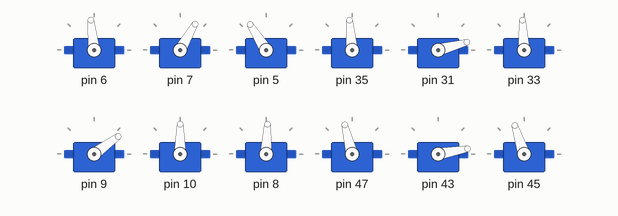
The sketch below on a simulated Arduino Uno, built with avr-gcc and run on an emulated ATmega328P. Shown: 12 × servo. What the sketch prints to the serial monitor is not drawn.

Above: at 0.05 s.
At 0.15 s:
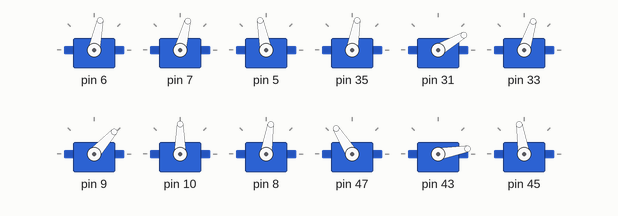
At 0.25 s:
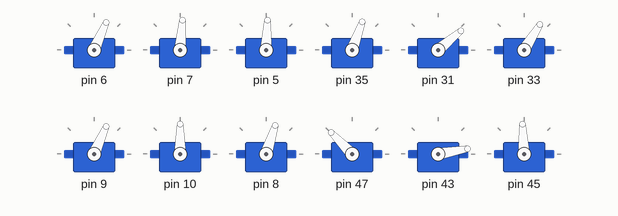
At 0.45 s:
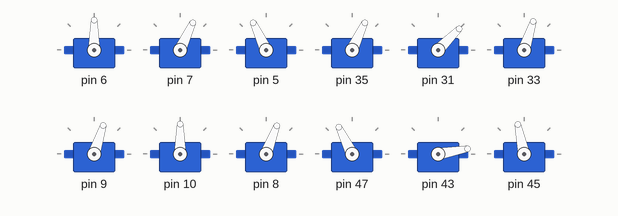
At 0.65 s:
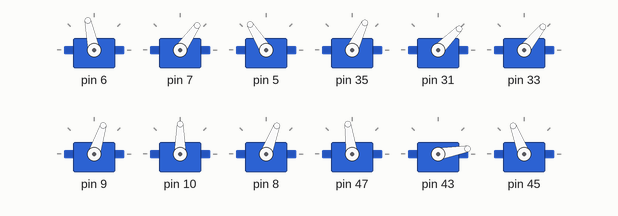
At 0.85 s:
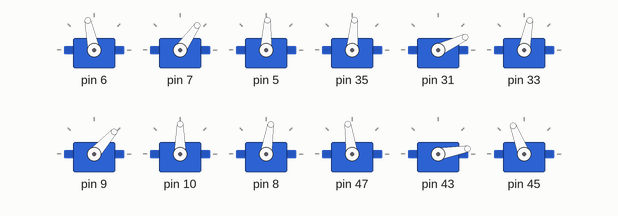
Timing chart, 0 to 3.0 s (numbered marks = the images above):
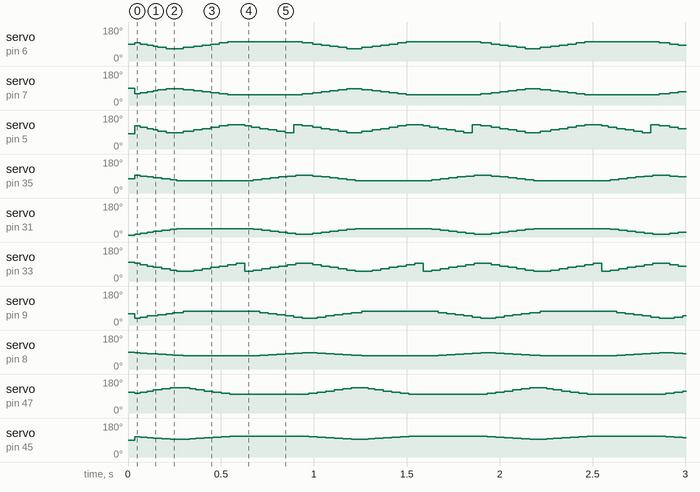

The sketch:

walk.ino
```cpp
#include <Servo.h>

//#include <Leg.h>

using namespace std;

class Leg {


//  unsigned long lastTorso, lastThigh, lastKnee;
public:

  Servo hip;
  Servo thigh;
  Servo knee;

  void setMuscles (int, int, int);
  void setPosition(int pos);


  // Given a float between 0.0 and 1.0
  // and a motor id,
  //   1 => hip
  //   2 => thigh
  //   3 => knee
  // return a degree count for that specific motor.
  int motorFloatToDeg(float pos, int motorID);

  // pos: 0.0-1.0
  float pos;
  // dir: 0 (forward) or 1 (reverse)
  int dir;

  void advance();

  // 1: fl
  // 2: fr
  // 3: br
  // 4: bl
  int id;

  void back();
  void up();
  void down();

  void read();

  void setHip(float);
  void setThigh(float);
  void setKnee(float);
  void setAll(float);

  bool isOnLeftSide();
  bool isInFront();


};

  /*
void Leg::up(){
  // Serial.println(knee.read());
  int static counter;
  int static pos[6] =  {
    20, 40,    30, 60,    40, 50,    80, 120  };
    posMax = sizeof(pos) / 2;

  if (millis() - lastKnee > 60){
    ++counter;
    if (counter == 6) counter = 0;

    knee.write(pos[counter]);
    delay(100);
    thigh.write(100);

    lastKnee  = millis();
  }
}
  */


int posOfRange(float pos, float min, float max) {
  // Helper method
  // Example:
  // posOfRange(0.2, 100, 200);
  // => 120
  float diff = max - min;
  return min + (pos * diff) + 0.5;
}

int posOfRangeReverse(float pos, float max, float min) {
  float diff = max - min;
  return max - (pos * diff) + 0.5;
}

int Leg::motorFloatToDeg(float pos, int motorID){
  float deg;

  switch (motorID) {
    case 1:
      // Hip
      switch (id) {
        case 1:
          // FL
          // middle = 90
          deg = posOfRange(pos, 60., 120.);
          break;

        case 2:
          // FR
          // middle = 70
          deg = posOfRangeReverse(pos, 100., 50.);
          break;

        case 3:
          // BR
          // middle = 70
          deg = posOfRangeReverse(pos, 140., 80.);
          break;

        case 4:
          // BL
          deg = posOfRange(pos, 30., 90.);
          break;
      }

      break;
    case 2:
      // Thigh
      // 0.0 = Straight down
      // 1.0 = Up
      switch (id) {
        case 1:
          // FL
          // middle = 120
          deg = posOfRangeReverse(pos, 90., 40.);
          break;

        case 2:
          // FR
          // middle = 70
          deg = posOfRange(pos, 10., 60.);
          break;

        case 3:
          // BR
          // middle = 70
          //deg = posOfRange(pos, 10., 90.);
          deg = 10;
          break;

        case 4:
          // BL
          // middle = 120
          //deg = posOfRangeReverse(pos, 10., 90.);
          deg = 90;
          break;
      }


      break;
    case 3:
      // Knee
      // 0.0 = Straight down (80)
      // 1.0 = Bent back towards inside of knee (140)

      switch (id) {
        case 1:
          // FL
          deg = posOfRange(pos, 80., 150.);
          break;

        case 2:
          // FR
          deg = posOfRangeReverse(pos, 100., 30.);
          break;

        case 3:
          // BR
          deg = posOfRange(pos, 90., 120.);
          break;

        case 4:
          // BL
          deg = posOfRangeReverse(pos, 90., 60.);
          break;
      }
  }
  return (int) (deg + 0.5);
}

bool Leg::isOnLeftSide(){
  return (id == 1 || id == 4);
}

bool Leg::isInFront(){
  return (id == 1 || id == 2);
}

void Leg::setHip(float pos){
  hip.write(motorFloatToDeg(pos, 1));
}

void Leg::setThigh(float pos){
  thigh.write(motorFloatToDeg(pos, 2));
}

void Leg::setKnee(float pos){
  knee.write(motorFloatToDeg(pos, 3));
}

void Leg::setAll(float pos){
  setHip(pos);
  setThigh(pos);
  setKnee(pos);
}

void Leg::back(){
  setHip(0.0);
  setThigh(0.0);
  setKnee(0.0);
}

void Leg::up(){
  setHip(1.0);
  setThigh(1.0);
  setKnee(1.0);
}

void Leg::down(){
  setHip(0.5);
  setThigh(0.0);
  setKnee(0.0);
}

void Leg::read(){
  Serial.print("read");
  Serial.print(id);
  Serial.print("\n");
  Serial.print("hip: ");
  Serial.print(hip.read());
  Serial.print("\n");
  Serial.print("thigh: ");
  Serial.print(thigh.read());
  Serial.print("\n");
  Serial.print("knee: ");
  Serial.print(knee.read());
  Serial.print("\n");
}

void Leg::setMuscles (int hipPin, int thighPin, int kneePin) {
  // Set up the motors
  hip.attach(hipPin);
  thigh.attach(thighPin);
  knee.attach(kneePin);

  hip.write(100);
  thigh.write(40);
  knee.write(80);
}

void Leg::advance (){
  Serial.println(dir);
  Serial.println(pos);
  Serial.println("");
  switch (dir) {
    // Go up
    case 0:
      if (pos > 0.7) {
        dir = 1;
        pos = 0.7;
      } else {
        pos += 0.1;
      }
      setAll(pos);
      break;
    // Extend knee
    case 1:
      if (pos < 0.1) {
        dir = 2;
        pos = 0.7;
      } else {
        pos -= 0.1;
      }
      if (id == 1 || id == 2){
        setKnee(pos);
      }
      break;
    // Go back down
    case 2:
      if (pos < 0.1) {
        dir = 0;
        pos = 0.1;
      } else {
        pos -= 0.1;
      }
      setAll(pos);
      break;

  }
}


// Front left leg
const int flHip =   6;
const int flThigh = 7;
const int flKnee =  5;
Leg fl;

// Frong right
const int frHip =   35;
const int frThigh = 31;
const int frKnee =  33;
Leg fr;

// Back left
const int blHip =   9;
const int blThigh = 10;
const int blKnee =  8;
Leg bl;

// Back right
const int brHip =   47;
const int brThigh = 43;
const int brKnee =  45;
Leg br;


void setup() {

  Serial.begin(9600);

  fl.setMuscles(flHip, flThigh, flKnee);
  fr.setMuscles(frHip, frThigh, frKnee);
  bl.setMuscles(blHip, blThigh, blKnee);
  br.setMuscles(brHip, brThigh, brKnee);

  fl.id = 1;
  fr.id = 2;
  bl.id = 4;
  br.id = 3;

  fl.pos = 0.7;
  fr.pos = 0.0;
  bl.pos = 0.0;
  br.pos = 0.7;

  fl.dir = 2;
  fr.dir = 0;
  bl.dir = 0;
  br.dir = 2;

  fl.down();
  fr.down();
  bl.down();
  br.down();
}


// Dir 0 = reverse

int lastUpdate = 0;

void runOnMillis(int ms) {
  if ((ms - 30) > lastUpdate) {
    fl.advance();
    fr.advance();
    br.advance();
    bl.advance();

    lastUpdate = ms;
  }

}


void loop() {


  runOnMillis(millis());
  /*
  fl.down();
  fr.down();
  br.down();
  bl.down();
  */
}
```

Measured:
- by itself, servo on pin 7: repeats every 0.93 s: 65° 0.04 s, 70° 0.03 s, 75° 0.02 s, 80° 0.05 s, 85° 0.09 s, 80° 0.06 s, 75° 0.05 s, 70° 0.05 s, 65° 0.05 s, 60° 0.05 s, 55° 0.40 s, 60° 0.06 s
- by itself, servo on pin 9: repeats every 0.95 s: 42° 0.04 s, 48° 0.06 s, 54° 0.05 s, 60° 0.03 s, 66° 0.06 s, 72° 0.41 s, 66° 0.05 s, 60° 0.05 s, 54° 0.05 s, 48° 0.05 s, 42° 0.05 s, 36° 0.08 s
